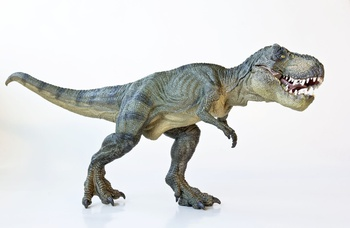
#> input picture images/TRex.jpg, 350 x 228 px
$ python blurring.py --image images/TRex.jpg
#> lines starting #> are read from the running program, lines starting #| are printed output that depends on the picture
import numpy as np
import argparse
import cv2

ap = argparse.ArgumentParser()
ap.add_argument('-i', '--image', required=True, help="Path to the image")
args = vars(ap.parse_args())

image = cv2.imread(args['image'])
#> image is the input picture: shape (228, 350, 3); mean B, G, R 216.4, 216.9, 215.4
cv2.imshow('Original', image)

blurred = np.hstack([
    cv2.blur(image, (3, 3)),
    cv2.blur(image, (5, 5)),
    cv2.blur(image, (7, 7))
])
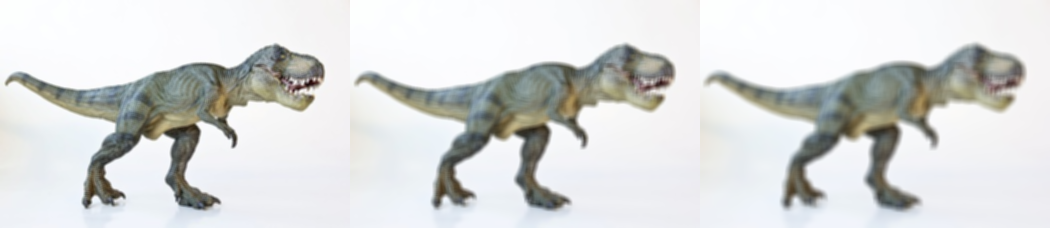
#> blurred: shape (228, 1050, 3); mean B, G, R 216.4, 216.9, 215.4

cv2.imshow("Averaged", blurred)
cv2.waitKey(0)

blurred = np.hstack([
    cv2.GaussianBlur(image, (3, 3), 0),
    cv2.GaussianBlur(image, (5, 5), 0),
    cv2.GaussianBlur(image, (7, 7), 0)])

cv2.imshow('Gaussian', blurred)
cv2.waitKey(0)

blurred = np.hstack([
    cv2.medianBlur(image, 3),
    cv2.medianBlur(image, 5),
    cv2.medianBlur(image, 7)])
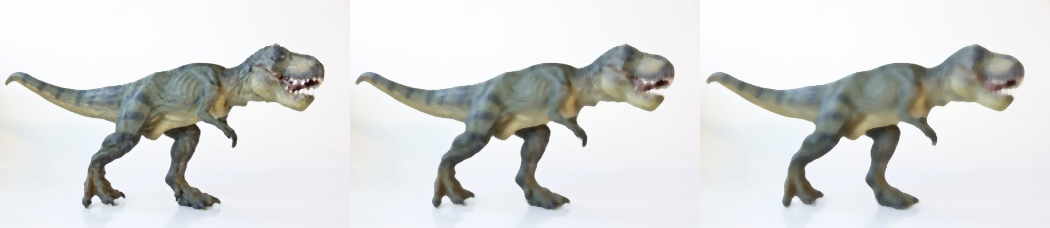
#> blurred: shape (228, 1050, 3); mean B, G, R 216.7, 217.2, 215.7
cv2.imshow('Median', blurred)
cv2.waitKey(0)

# A larger value for color s means that more
# colors in the neighborhood will be considered when computing
# the blur.

# we need to supply the space s. A
# larger value of space s means that pixels farther out from
# the central pixel will influence the blurring calculation, provided
# that their colors are similar enough.

blurred = np.hstack([
    cv2.bilateralFilter(image, 5, 21, 21),
    cv2.bilateralFilter(image, 7, 31, 31),
    cv2.bilateralFilter(image, 9, 41, 41)
])
cv2.imshow('Bilateral', blurred)
cv2.waitKey(0)
